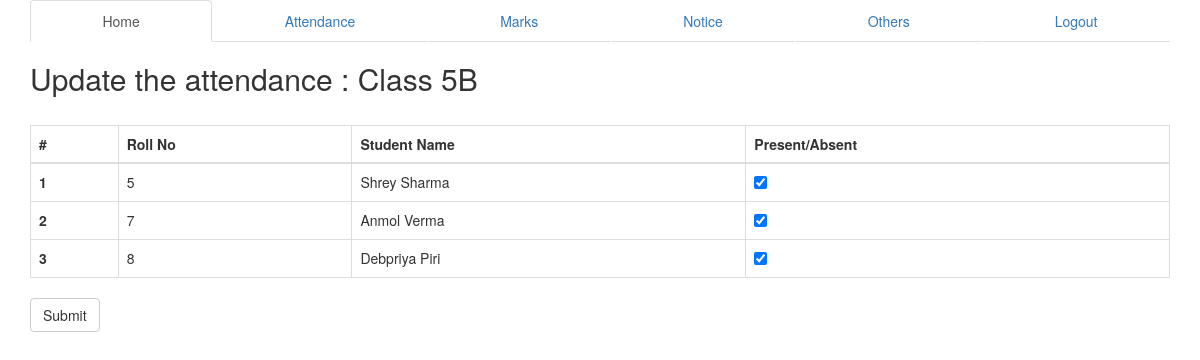
The app's page /class.php?cid=5B (signed in) with its own data.
### tables this page shows
CREATE TABLE IF NOT EXISTS `student` (
  `name` varchar(255) NOT NULL,
  `student_id` varchar(255) NOT NULL,
  `roll` int(10) NOT NULL,
  `class_id` varchar(11) NOT NULL,
  `school_id` varchar(10) NOT NULL
);

### class.php (the view)
<?php include ('./inc/header.inc.php');
echo "<h2>Update the attendance : Class ";
if(isset($_GET['cid'])){
	$cid = mysqli_real_escape_string($db,$_GET['cid']);
	$result = mysqli_query($db,"SELECT name, roll FROM student WHERE class_id='$cid'");
	echo $cid."</h2><br>";
	$usercount = mysqli_num_rows($result);
	if($usercount>0){
		echo
		'<table class="table table-bordered">
		<thread><tr>
		<th>#</th>
		<th>Roll No</th>
		<th>Student Name</th>
		<th>Present/Absent</th>
		</tr></thread>
		<tbody>
		<form role="form" method="POST" action="class.php">';
		$p=1;
		while ($row = $result->fetch_assoc()) {
			$name=$row['name'];
			$rollno = $row['roll'];
			echo
			'
			<tr>
				<th scope="row">'.$p.'</th>
				<td>'.$rollno.'</td>
				<td>'.$name.'</td>
				<td><input type="checkbox" checked/></td>
			</tr>
			';
			$p++;
		}
		echo'
		</tbody>
		</table>
		<button type="submit" class="btn btn-default">Submit</button>
		</form>';
	}
}
include("./inc/footer.inc.php"); ?>

### records on screen
student: roll "5", name "Shrey Sharma"
student: roll "7", name "Anmol Verma"
student: roll "8", name "Debpriya Piri"

### other values on screen
$cid "5B"
